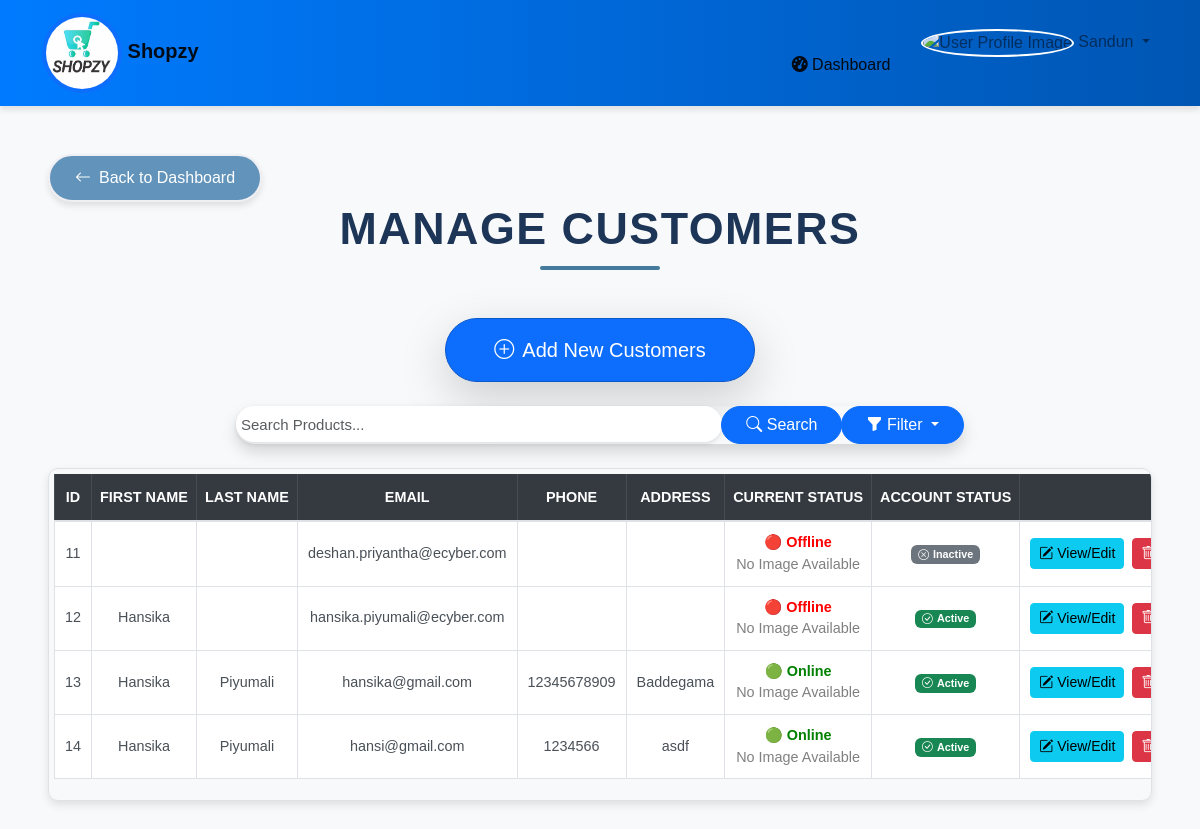
Screenshot of /Admin/ManageCustomers.php (signed in) with the database file from the repository.
### tables this page shows
CREATE TABLE `customers` (
  `customer_id` int(11) NOT NULL,
  `first_name` varchar(50) DEFAULT NULL,
  `last_name` varchar(50) DEFAULT NULL,
  `email` varchar(100) NOT NULL,
  `password` varchar(255) NOT NULL,
  `phone` varchar(15) DEFAULT NULL,
  `address` text DEFAULT NULL,
  `Status` tinyint(1) NOT NULL,
  `image` varchar(255) NOT NULL,
  `online` tinyint(1) DEFAULT NULL,
  `created_at` timestamp NOT NULL DEFAULT current_timestamp(),
  `updated_at` timestamp NOT NULL DEFAULT current_timestamp() ON UPDATE current_timestamp()
);

### Admin/ManageCustomers.php (the view, shortened to what this page needs)
<?php
include 'header.php';
?>
<!DOCTYPE html>
<html lang="en">
<head>
    <link rel="stylesheet" href="https://cdnjs.cloudflare.com/ajax/libs/animate.css/4.1.1/animate.min.css" />
    <link href="https://cdn.jsdelivr.net/npm/bootstrap@5.3.0-alpha1/dist/css/bootstrap.min.css" rel="stylesheet">
    <link rel="stylesheet" href="https://cdn.jsdelivr.net/npm/bootstrap-icons@1.10.5/font/bootstrap-icons.css">
    <link rel="stylesheet" href="css/pagestyle.css">
</head>
<body>
<div class="custom-container my-5 mx-5">
        <a href="main.php" class="btn btn-primary back">
            <i class="bi bi-arrow-left me-2"></i> Back to Dashboard
        </a>
        <h1 class="header-title text-center mb-5">Manage Customers</h1>
        <div class="row mb-4">
            <div class="col-12 text-center">
                <button type="button" class="btn btn-primary btn-lg shadow-lg rounded-pill px-5 py-3"
                data-bs-toggle="modal"  data-bs-toggle="modal" data-bs-target="#addCustomersModal"
                style="background-color: #0d6efd; border-color: #0a58ca;">
                    <i class="bi bi-plus-circle me-2"></i>Add New Customers
                </button>
            </div>
        </div>
        <div class="row my-4">
            <div class="col-md-8 offset-md-2">
                <div class="input-group shadow rounded-pill">
                    <input type="text" id="searchInput" class="form-control rounded-pill border-0"
                        placeholder="Search Products..."
                        aria-label="Search Products">
                    <button class="btn btn-primary rounded-pill px-4" type="button" id="searchButton">
                        <i class="bi bi-search"></i> Search
                    </button>
                    <div >
                        <dropdown class="dropdown">
                            <button class="btn btn-primary dropdown-toggle rounded-pill px-4" type="button" data-bs-toggle="dropdown" aria-expanded="false">
                                <i class="bi bi-funnel-fill"></i> Filter
                            </button>
                    </div>
                </div>
            </div>
        </div>
        <div class="row mt-4">
            <div class="col-md-12">
                <div class="table-responsive">
                    <table class="table table-bordered table-hover">
                        <thead class="table-dark">
                            <tr>
                                <th scope="col">ID</th>
                                <th scope="col">First Name</th>
                                <th scope="col">Last Name</th>
                                <th scope="col">Email</th>
                                <th scope="col">Phone</th>
                                <th scope="col">Address</th>
                                <th scope="col">Current Status</th>
                                <th scope="col">Account Status</th>
                                <th scope="col">Actions</th>
                            </tr>
                        </thead>
                        <tbody>
                            <?php
                              if(isset($_REQUEST['Fillter'])){
                                if($_REQUEST['Fillter'] == 'Active'){
                                    $query = "SELECT * FROM customers WHERE Status='1'";
                                    $result = mysqli_query($conn, $query);
                                }
                                if($_REQUEST['Fillter'] == 'Inactive'){
                                    $query = "SELECT * FROM customers WHERE Status = '0'";
                                    $result = mysqli_query($conn, $query);
                                }
                                if($_REQUEST['Fillter'] == 'All'){
                                    $query = "SELECT * FROM customers";
                                    $result = mysqli_query($conn, $query);
                                }
                            } else {
                                $query = "SELECT * FROM customers";
                                $result = mysqli_query($conn, $query);
                            }
                            $rowCount = mysqli_num_rows($result);
                            if ($rowCount > 0) {
                                while ($row = mysqli_fetch_assoc($result)) { ?>
                                    <tr>
                                        <td><?php echo $row['customer_id']; ?></td>
                                        <td><?php echo $row['first_name']; ?></td>
                                        <td><?php echo $row['last_name']; ?></td>
                                        <td><?php echo $row['email']; ?></td>
                                        <td><?php echo $row['phone']; ?></td>
                                        <td><?php echo $row['address']; ?></td>
                                        <?php
                                        if ($row['online'] == 1) {
                                            if (empty($row['image'])) {
                                                echo '<td>
                                                        <span style="color: green; font-weight: bold;">🟢 Online</span><br>
                                                        <span style="color: gray;">No Image Available</span>
                                                    </td>';
                                            } else {
                                                echo '<td>
                                                        <span style="color: green; font-weight: bold;">🟢 Online</span><br>
                                                        <img src="../customer/customerImage/' . htmlspecialchars($row['image']) . '" alt="Customer Image" style="width: 50px; height: 50px; border-radius: 50%; border: 2px solid green;">
                                                    </td>';
                                            }
                                        } else{
                                            if (empty($row['image'])) {
                                                echo '<td>
                                                        <span style="color: red; font-weight: bold;">🔴 Offline</span><br>
                                                        <span style="color: gray;">No Image Available</span>
                                                    </td>';
                                            } else {
                                                echo '<td>
                                                        <span style="color: red; font-weight: bold;">🔴 Offline</span><br>
                                                        <img src="../customer/customerImage/' . htmlspecialchars($row['image']) . '" alt="Customer Image" style="width: 50px; height: 50px; border-radius: 50%; border: 2px solid red;">
                                                    </td>';
                                            }
                                        }
                                        ?>
                                        <td>
                                            <?php
                                            if ($row['Status'] == 1) {
                                                echo '<span class="badge bg-success"><i class="bi bi-check-circle me-1"></i>Active</span>';
                                            } else {
                                                echo '<span class="badge bg-secondary"><i class="bi bi-x-circle me-1"></i>Inactive</span>';
                                            }
                                            ?>
                                        </td>
                                        <td>
                                            <button type="button" class="btn btn-sm btn-info me-1" data-bs-toggle="modal" data-bs-target="#editCustomerModal<?php echo $row['customer_id']; ?>">
                                                <i class="bi bi-pencil-square"></i> View/Edit
                                            </button>
                                            <button type="button" class="btn btn-sm btn-danger me-1" data-bs-toggle="modal" data-bs-target="#deleteCustomerModal<?php echo $row['customer_id']; ?>">
                                                <i class="bi bi-trash"></i> Delete
                                            </button>
                                        </td>
                                    </tr>
                            <?php }
                            } else {
                                echo '<tr><td colspan="10" class="text-center">No Customers found.</td></tr>';
                            }
                            ?>
                        </tbody>
</body>
</html>

### Admin/header.php (shortened to what this page needs)
<?php
include 'Backend/config.php';
$id = $_SESSION['admin_id'];
$stmt = $conn->prepare("SELECT * FROM admins WHERE admin_id = ?");
$stmt->bind_param("i", $id);
$stmt->execute();
$result = $stmt->get_result();
$row = $result->fetch_assoc();
function getProfileImagePath($imageName) {
    $defaultImage = 'https://bootdey.com/img/Content/avatar/avatar6.png';
    return file_exists("AdminImage/" . $imageName) && $imageName ? "AdminImage/" . htmlspecialchars($imageName) : $defaultImage;
}
$imagePath = getProfileImagePath($row['Image']);
?>
<!DOCTYPE html>
<html lang="en">
<head>
    <link rel='stylesheet' href='https://cdn.jsdelivr.net/npm/bootstrap@4.5.0/dist/css/bootstrap.min.css'>
    <link rel="stylesheet" href="https://cdnjs.cloudflare.com/ajax/libs/font-awesome/6.0.0-beta3/css/all.min.css">
</head>
<body>
    <nav class="navbar navbar-expand-lg navbar-light">
        <div class="container">
            <a class="navbar-brand" href="Main.php">
                <img src="Image/icon.jfif" class="rounded-circle p-1 bg-primary" width="80"> Shopzy
            </a>
            <div class="collapse navbar-collapse" id="navbarNav">
                <ul class="navbar-nav ml-auto">
                    <li class="nav-item active">
                        <br>
                        <a class="nav-link" href="Main.php"><i class="fas fa-tachometer-alt"></i> Dashboard</a>
                    </li>
                    <li class="nav-item dropdown">
                        <a href="#" class="nav-link dropdown-toggle" id="profileDropdown" role="button" data-toggle="dropdown" aria-haspopup="true" aria-expanded="false">
                            <img src="<?= $imagePath ?>" alt="User Profile Image" class="profile-image" />
                            <?= htmlspecialchars($row['first_name']) ?>
                        </a>
                    </li>
                </ul>
            </div>
        </div>
    </nav>
</body>
</html>

### Admin/css/pagestyle.css (style rules this page uses)
body { margin: 0; padding: 0; font-family: Arial, sans-serif; background-color: #f8f9fa; }
#searchInput { max-width: 100%; padding: 5px; border: 1px solid #ced4da; border-radius: 25px; font-size: 15px; color: #495057; box-shadow: 0 2px 4px rgba(0, 0, 0, 0.1); outline: none; transition: box-shadow 0.3s ease, border-color 0.3s ease; }
.table thead th { text-align: center; font-weight: bold; text-transform: uppercase; background-color: #343a40; color: #ffffff; padding: 12px 8px; border-bottom: 2px solid #dee2e6; font-size: 0.9rem; }
.table tbody td { text-align: center; padding: 10px; vertical-align: middle; font-size: 0.9rem; color: #495057; border-bottom: 1px solid #dee2e6; }
.table-responsive { border: 1px solid #dee2e6; border-radius: 10px; overflow-x: auto; overflow-y: auto; -webkit-overflow-scrolling: touch; box-shadow: 0 4px 8px rgba(0, 0, 0, 0.1); max-height: 600px; padding: 5px; }
.table { min-width: 1000px; white-space: nowrap; border-collapse: collapse; }
.header-title { font-size: 2.8rem; color: #1d3557; font-weight: 700; text-transform: uppercase; text-decoration: none; letter-spacing: 1.5px; margin-bottom: 30px; position: relative; }
.header-title::after { content: ''; display: block; width: 120px; height: 4px; background-color: #457b9d; margin: 10px auto 0; border-radius: 2px; }
.back { background-color: #6293ba; color: #ffffff; font-size: 16px; font-weight: 500; padding: 10px 25px; border: 2px solid #efeff4; border-radius: 30px; display: inline-flex; align-items: center; text-decoration: none; box-shadow: 0 4px 6px rgba(0, 0, 0, 0.1); transition: background-color 0.3s ease, box-shadow 0.3s ease; }

### Admin/header.php (style rules this page uses)
body { font-family: 'Poppins', sans-serif; overflow-x: hidden; }
.navbar { background: linear-gradient(90deg, #007bff, #0056b3); box-shadow: 0 4px 6px rgba(0, 0, 0, 0.1); }
.navbar-brand { font-weight: bold; color: white; font-size: 1.5rem; }
.nav-link { color: white; margin-left: 15px; font-size: 1.1rem; }
.profile-image { width: 50px; height: 50px; border-radius: 50%; border: 2px solid white; transition: transform 0.3s, border-color 0.3s; }

### rows the page displays
customers: customer_id "11", email "deshan.priyantha@ecyber.com", online "🔴 Offline", Status 0 (drawn)
customers: customer_id "12", first_name "Hansika", email "hansika.piyumali@ecyber.com", online "🔴 Offline", Status 1 (drawn)
customers: customer_id "13", first_name "Hansika", last_name "Piyumali", email "hansika@gmail.com", phone "12345678909", address "Baddegama", online "🟢 Online", Status 1 (drawn)
customers: customer_id "14", first_name "Hansika", last_name "Piyumali", email "hansi@gmail.com", phone "1234566", address "asdf", online "🟢 Online", Status 1 (drawn)

### other values shown
$row['first_name'] "Sandun"
